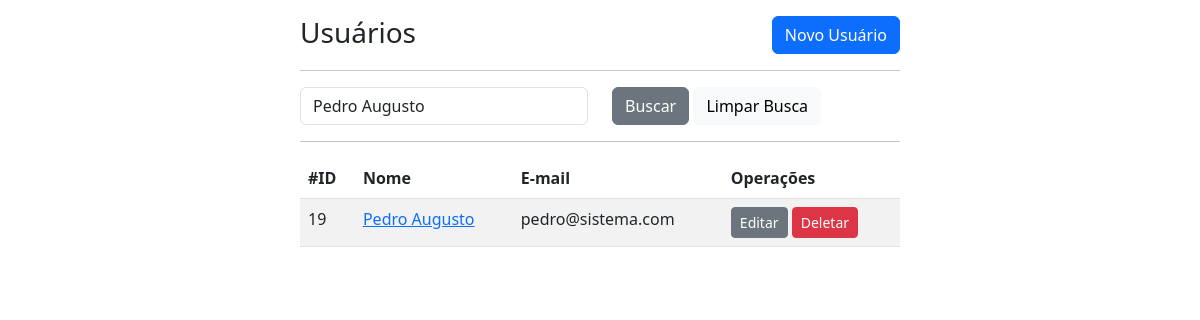
Page /usuarios/index.php?buscaUsuario=Pedro Augusto on the committed database.
### tables this page shows
CREATE TABLE `usuarios` (
  `id` int(11) NOT NULL,
  `nome` varchar(80) DEFAULT NULL,
  `email` varchar(60) DEFAULT NULL,
  `senha` varchar(255) DEFAULT NULL,
  `criadoEm` datetime NOT NULL DEFAULT current_timestamp(),
  `modificadoEm` datetime DEFAULT NULL ON UPDATE current_timestamp()
);

### usuarios/index.php (the view, shortened to what this page needs)
<?php
    require_once '../core/conexao.php';
    if (!isset($_GET['buscaUsuario'])) {
        $sql = $pdo->prepare('SELECT * FROM usuarios');
    } else {
        $sql = $pdo->prepare('SELECT * FROM usuarios WHERE nome LIKE :nome');
        $sql->bindValue(':nome','%'.$_GET['buscaUsuario'].'%');
    }
    $sql->execute();
    $usuarios = $sql->fetchAll();
?>
<!doctype html>
<html lang="pt-br">
<head>
    <link href="https://cdn.jsdelivr.net/npm/bootstrap@5.3.0-alpha1/dist/css/bootstrap.min.css" rel="stylesheet">
</head>
<body class="d-flex justify-content-center">
    <div class="col-6">
        <h3 class="my-3 d-flex justify-content-between">Usuários <a href="frmCadastro.php" class="btn btn-primary">Novo Usuário</a> </h3>
        <hr>
            <form action="index.php">
                <div class="row">
                    <div class="col">
                        <?php
                            if (isset($_GET['buscaUsuario'])) {
                                $dadosBusca = filter_input(INPUT_GET,'buscaUsuario',FILTER_SANITIZE_SPECIAL_CHARS);
                            } else {
                                $dadosBusca = '';
                            }
                        ?>
                        <input class="form-control" type="text" id="buscaUsuario" name="buscaUsuario" placeholder="Buscar Usuário" value="<?php echo $dadosBusca; ?>" autocomplete="off">
                    </div>
                    <div class="col">
                        <button type="submit" class="btn btn-secondary">Buscar</button>
                        <a href="index.php" class="btn btn-light">Limpar Busca</a>
                    </div>
                </div>
            </form>
        <hr>
        <table class="table table-striped">
            <thead>
                <th>#ID</th>
                <th>Nome</th>
                <th>E-mail</th>
                <th>Operações</th>
            </thead>
            <tbody>
                <?php foreach ($usuarios as $usuario) { ?>
                    <tr>
                        <td><?php echo $usuario->id; ?></td>
                        <td>
                            <a href="frmEdicao.php?id=<?php echo $usuario->id; ?>">
                                <?php echo $usuario->nome; ?>
                            </a>
                        </td>
                        <td><?php echo $usuario->email; ?></td>
                        <td>
                            <a href="frmEdicao.php?id=<?php echo $usuario->id; ?>" class="btn btn-sm btn-secondary">Editar</a>
                            <a href="_deletar.php?id=<?php echo $usuario->id; ?>" class="btn btn-sm btn-danger">Deletar</a>
                        </td>
                    </tr>
                <?php } ?>
            </tbody>
        </table>
    </div>
</body>
</html>

### rows in the picture
usuarios: id "19", nome "Pedro Augusto", email "pedro@sistema.com"
